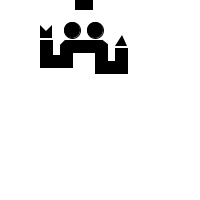
Frame 1 (no input)
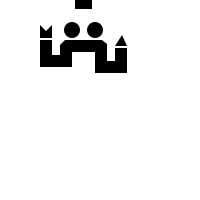
Frame 60 (the mouse pressed at the canvas centre just before this capture)
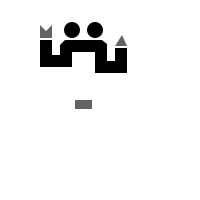
Frame 120 (the mouse held since frame 60 and released just before this capture)

The Processing sketch that drew these frames (run headless with seeded random() and noise(); from frame 60 on, the mouse is pressed at the canvas centre):

// Processing sketch: processing_50859
// ── processing_50859.pde

void setup() {
  size(200, 200);
}

void draw() {
  smooth();
  background(255);
  fill(0);

  /*leftarm*/
  rect(40, 40, 12, 27);
  /*rightarm*/
  rect(115, 48, 12, 25);
  /*body*/
  beginShape();
  vertex(40, 55);
  vertex(60, 55);
  vertex(60, 45);
  vertex(65, 40);
  vertex(102, 40);
  vertex(107, 44);
  vertex(107, 61);
  vertex(127, 61);
  vertex(127, 73);
  vertex(95, 73);
  vertex(95, 52);
  vertex(72, 52);
  vertex(72, 67);
  vertex(40, 67);
  endShape();

  ellipseMode(CENTER);
  /*lefteye*/  ellipse(72, 30, 16, 16);
  /*righteye*/  ellipse(95, 30, 16, 16);
  /*mouth*/
  fill(mouseY, mouseX, mouseX);
  rect(75, mouseY, 17, 9);
  float mx = constrain(mouseX, 90, 102);
  float my = constrain(mouseY, 100, 120);


  /*leftclaw*/
  noStroke();
  beginShape();
  vertex(40, 38);
  vertex(40, 25);
  vertex(46, 31);
  vertex(52, 25);
  vertex(52, 38);
  endShape();

  /*leftclaw*/  triangle(115, 46, 122, 35, 127, 46);
}
